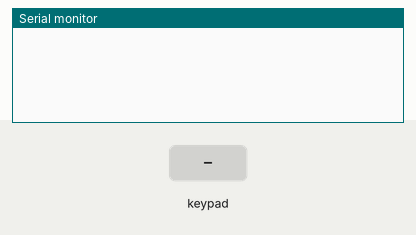
A sketch run on a simulated ESP32. Parts: the last lines printed to the serial monitor. Inputs (shaded band) come from the test bench.

Above: at 1.2 s.
1.3 s: key '1' pressed
At 2.0 s:
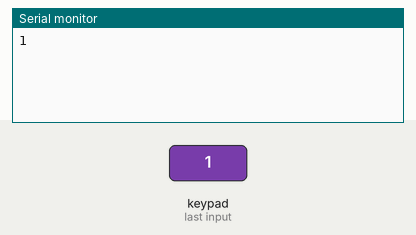
2.8 s: keypad keys 1 3 1 2 1 4 2 6 # pressed 0.4 s apart
At 7.0 s:
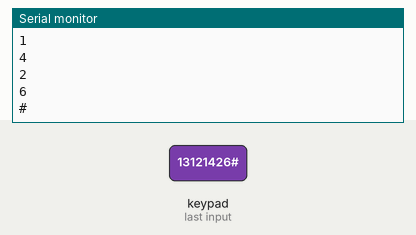
7.9 s: key '*' pressed
At 9.1 s:
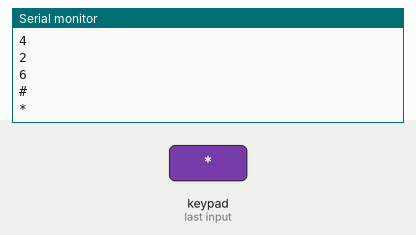
9.4 s: keypad keys 1 3 1 2 1 4 2 6 A pressed 0.4 s apart
At 13.1 s:
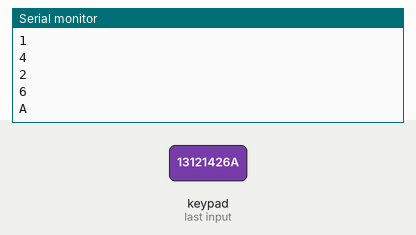
14.5 s: key 'B' pressed
At 15.7 s:
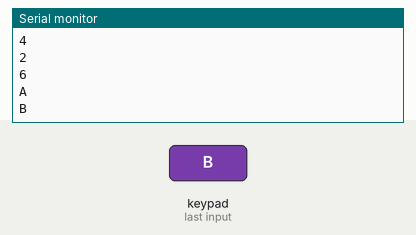
16.0 s: keypad keys 1 3 1 2 1 4 2 6 D pressed 0.4 s apart
At 20.4 s:
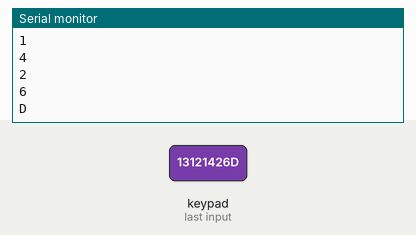
Timing chart, 0 to 21.9 s (numbered marks = the images above; inputs shaded):
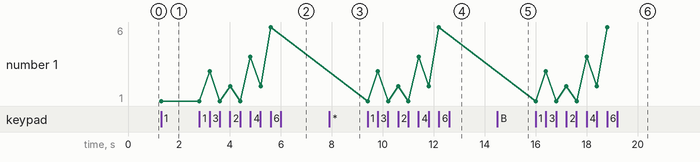

Measured:
- after the input at 1.3 s, the serial monitor: prints a new line at once (image 1)
- after the input at 2.8 s, the serial monitor: prints a new line after 0.41 s (image 2)
- after the input at 7.9 s, the serial monitor: prints a new line at once (image 3)
- after the input at 9.4 s, the serial monitor: prints a new line at once (image 4)
- after the input at 14.5 s, the serial monitor: prints a new line at once (image 5)
- after the input at 16.0 s, the serial monitor: prints a new line at once (image 6)
- plotted number 1: 1 → 6 after the input at 2.8 s

The sketch:

Keypad.ino
```cpp
#include <Keypad.h>

const byte ROWS = 4; //four rows
const byte COLS = 4; //four columns

char keys[ROWS][COLS] = {
  {'1','4','7','*'},
  {'2','5','8','0'},
  {'3','6','9','#'},
  {'A','B','C','D'}
};

byte rowPins[COLS] = {13, 12, 14, 26}; //connect to the row pinouts of the keypad
byte colPins[ROWS] = {27, 25, 33, 32}; //connect to the column pinouts of the keypad

//Create an object of keypad
Keypad keypad = Keypad( makeKeymap(keys), rowPins, colPins, ROWS, COLS );

void setup() {
  Serial.begin(9600); // Initialize serial communication
}

void loop() {
  char key = keypad.getKey();// Read the key

  // Print if key pressed
  if (key){
    Serial.println(key);
  }
}
```
